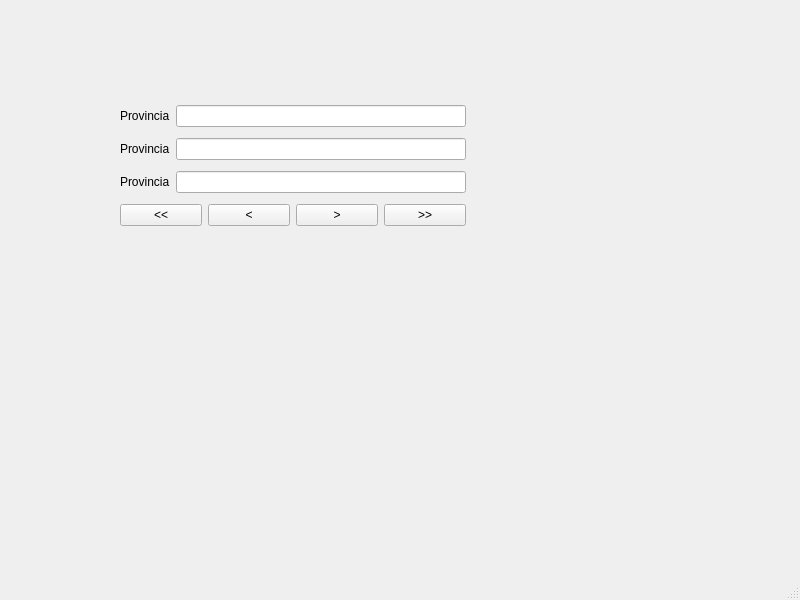
<?xml version="1.0" encoding="UTF-8"?>
<ui version="4.0">
 <class>MainWindow</class>
 <widget class="QMainWindow" name="MainWindow">
  <property name="geometry">
   <rect>
    <x>0</x>
    <y>0</y>
    <width>800</width>
    <height>600</height>
   </rect>
  </property>
  <property name="windowTitle">
   <string>MainWindow</string>
  </property>
  <widget class="QWidget" name="centralwidget">
   <widget class="QWidget" name="">
    <property name="geometry">
     <rect>
      <x>120</x>
      <y>100</y>
      <width>346</width>
      <height>132</height>
     </rect>
    </property>
    <layout class="QVBoxLayout" name="verticalLayout">
     <item>
      <layout class="QHBoxLayout" name="horizontalLayout">
       <item>
        <widget class="QLabel" name="label">
         <property name="text">
          <string>Provincia</string>
         </property>
        </widget>
       </item>
       <item>
        <widget class="QLineEdit" name="lineEdit"/>
       </item>
      </layout>
     </item>
     <item>
      <layout class="QHBoxLayout" name="horizontalLayout_2">
       <item>
        <widget class="QLabel" name="label_3">
         <property name="text">
          <string>Provincia</string>
         </property>
        </widget>
       </item>
       <item>
        <widget class="QLineEdit" name="lineEdit_2"/>
       </item>
      </layout>
     </item>
     <item>
      <layout class="QHBoxLayout" name="horizontalLayout_3">
       <item>
        <widget class="QLabel" name="label_2">
         <property name="text">
          <string>Provincia</string>
         </property>
        </widget>
       </item>
       <item>
        <widget class="QLineEdit" name="lineEdit_3"/>
       </item>
      </layout>
     </item>
     <item>
      <layout class="QHBoxLayout" name="horizontalLayout_4">
       <item>
        <widget class="QPushButton" name="pushButton">
         <property name="text">
          <string>&lt;&lt;</string>
         </property>
        </widget>
       </item>
       <item>
        <widget class="QPushButton" name="pushButton_4">
         <property name="text">
          <string>&lt;</string>
         </property>
        </widget>
       </item>
       <item>
        <widget class="QPushButton" name="pushButton_3">
         <property name="text">
          <string>&gt;</string>
         </property>
        </widget>
       </item>
       <item>
        <widget class="QPushButton" name="pushButton_2">
         <property name="text">
          <string>&gt;&gt;</string>
         </property>
        </widget>
       </item>
      </layout>
     </item>
    </layout>
   </widget>
  </widget>
  <widget class="QMenuBar" name="menubar">
   <property name="geometry">
    <rect>
     <x>0</x>
     <y>0</y>
     <width>800</width>
     <height>33</height>
    </rect>
   </property>
  </widget>
  <widget class="QStatusBar" name="statusbar"/>
 </widget>
 <resources/>
 <connections/>
</ui>
